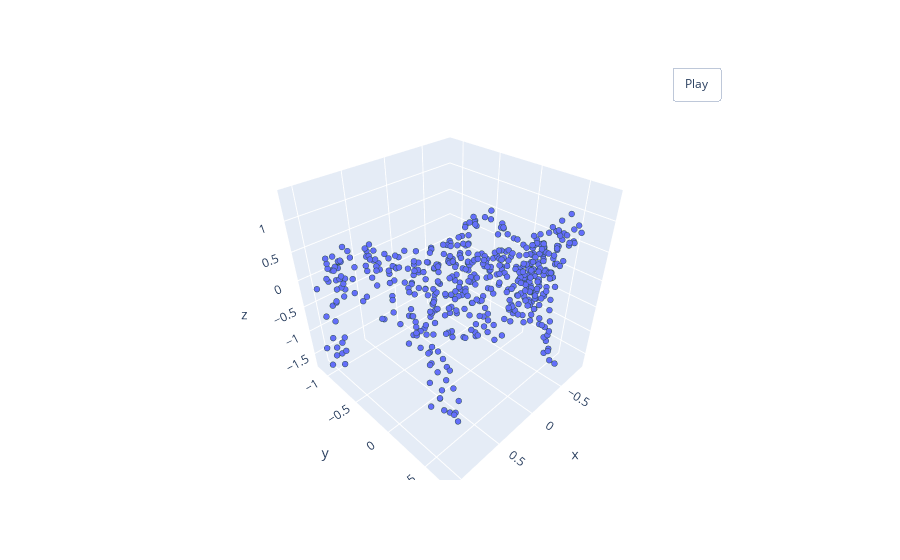

Here is the notebook cell this chart was saved with:
### Code cell
pcshow(*cloud2)

### Figure 1 — Plotly figure (JSON) as saved in the notebook; plotly's stock layout.template omitted (floating-point values rounded to 4 significant figures; data arrays with more than 128 entries replaced by an {"elided": "..."} marker saying what was removed)
{"data": [{"marker": {"line": {"color": "DarkSlateGrey", "width": 2}, "size": 2}, "mode": "markers", "type": "scatter3d", "x": {"elided": "1024 float values"}, "y": {"elided": "1024 float values"}, "z": {"elided": "1024 float values"}}], "layout": {"scene": {"aspectmode": "cube", "aspectratio": {"x": 1, "y": 1, "z": 1}}, "updatemenus": [{"buttons": [{"args": [null, {"frame": {"duration": 50, "redraw": true}, "fromcurrent": true, "mode": "immediate", "transition": {"duration": 0}}], "label": "Play", "method": "animate"}], "pad": {"r": 10, "t": 45}, "showactive": false, "type": "buttons", "x": 0.8, "xanchor": "left", "y": 1, "yanchor": "bottom"}]}}
